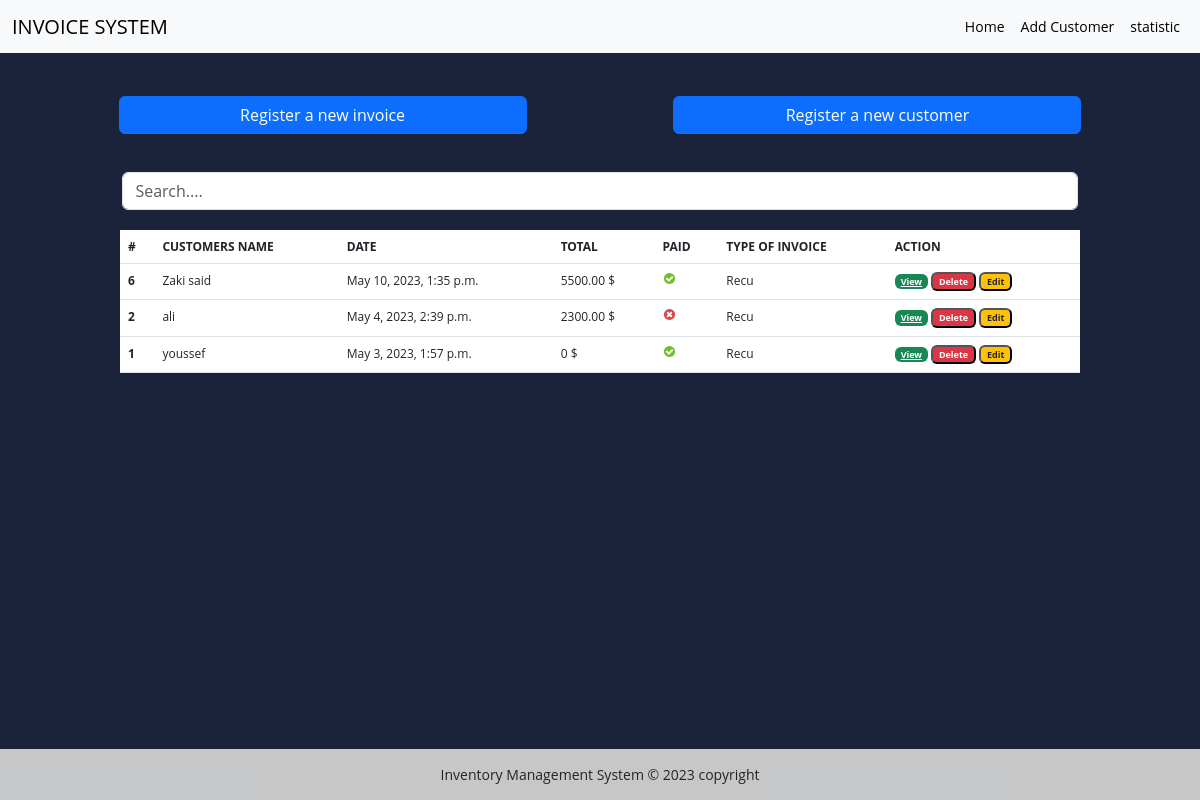
The page / on the database its author committed.
### stock/models.py (models this page shows, shortened)
class Invoice(models.Model):
    INVOICE_TYPES = (
        ('R', 'Recu'),
        ('p', 'Proforma Facture'),
        ('F', 'Facture'),
    )
    customer = models.ForeignKey(Customer, on_delete=models.PROTECT)
    save_by = models.ForeignKey(User, on_delete=models.PROTECT)
    invoice_date_time = models.DateTimeField(auto_now_add=True)
    total = models.DecimalField(max_digits=10000, decimal_places=2)
    last_update = models.DateTimeField(auto_now=True)
    paid = models.BooleanField(default=False)
    invoice_type = models.CharField(max_length=1, choices=INVOICE_TYPES)
    comments = models.TextField(max_length=1000, null=True, blank=True)
    class Meta:
        verbose_name = "Invoice"
        verbose_name_plural = "Invoices"
    @property
    def get_total(self):
        articles = self.article_set.all()
        total = sum(article.get_total for article in articles)
        return total

class Customer(models.Model):
    SEX_TYPES = (
        ('Homme', 'Homme'),
        ('Femme', 'Femme'),
    )
    name = models.CharField(max_length=64, null=False)
    email = models.EmailField()
    phone = models.CharField(max_length=132)
    adresse = models.CharField(max_length=64)
    sex = models.CharField(max_length=10, choices=SEX_TYPES)
    age = models.CharField(max_length=12)
    zip_code = models.CharField(max_length=16)
    city = models.CharField(max_length=64)
    created_date = models.DateTimeField(auto_now_add=True)
    save_by = models.ForeignKey(User, on_delete=models.PROTECT)
    class Meta:
        verbose_name = "Customer"
        verbose_name_plural = "Customers"

class Article(models.Model):
    invoice = models.ForeignKey(Invoice, on_delete=models.CASCADE)
    name = models.CharField(max_length=64)
    quantity = models.IntegerField()
    unit_price = models.DecimalField(max_digits=1000, decimal_places=2)
    total = models.DecimalField(max_digits=1000, decimal_places=2)
    class Meta:
        verbose_name = "Article"
        verbose_name_plural = "Articles"
    @property
    def get_total(self):
        total = self.quantity * self.unit_price
        return total

### stock/views.py (the view, shortened to what this page needs)
# urls.py: 2. Add a URL to urlpatterns:  path('', views.home, name='home')
def home(request):
    invoices = Invoice.objects.select_related('customer', 'save_by').all().order_by('-invoice_date_time')
    page_num = request.GET.get("page")
    paginator = Paginator(invoices, 8)
    try:
        invoices = paginator.page(page_num)
    except PageNotAnInteger:
        invoices = paginator.page(1)
    except EmptyPage:
        invoices = paginator.page(paginator.num_pages)
    context = {
        'invoices': invoices,
    }
    return render(request, 'dashboared.html', context)

### stock/templates/dashboared.html (shortened to what this page needs)
{% extends "main.html" %}
{% load static %}
{% load i18n %}
{% block content %}
<br><br>
<div class="row justify-content-center">
   <a href="{% url 'addinvoice' %}" class="btn col-md-4 btn-primary" style="margin-top:5px">
      Register a new invoice
   </a>
   <a href='#' class="col-md-1" style="width:12%">
   </a>
   <a href="{% url 'addcustomer' %}" class="btn col-md-4 btn-primary" style="margin-top:5px">
       Register a new customer
   </a>
</div>
<br> <br>
<div class="row justify-content-center">
<div class="form-group " style="margin-bottom:20px;width:80%">
   <input id="search" class="form-control" type="text" placeholder="Search....">
</div>
<div class="row justify-content-center">
   <table class="table" style="background: #1a243a;color: #bcd0f7;font-size: .75rem;width:80%">
      <thead>
         <tr>
            <th scope="col">#</th>
            <th scope="col">CUSTOMERS NAME</th>
            <th scope="col">DATE</th>
            <th scope="col">TOTAL</th>
            <th scope="col">PAID</th>
            <th scope="col">TYPE OF INVOICE</th>
            <th scope="col">ACTION</th>
         </tr>
      </thead>
      <tbody id="myTable">
         {% if invoices %}
         {% for facture in invoices %}
         <tr>
            <th scope="row">{{ facture.pk }}</th>
            <td>{{facture.customer.name}}</td>
            <td>{{facture.invoice_date_time}}</td>
            <td>{{ facture.get_total }} $ </td>
            <td>
               {% if facture.paid %}
               <img src="{% static 'images/icon-yes.svg' %}" alt="True">
               {% else %}
               <img src="{% static 'images/icon-no.svg' %}" alt="False">
               {% endif %}
            </td>
            <td>{{facture.get_invoice_type_display }}</td>
            <td>
               <a href="{% url 'viewinvoice' facture.pk %}" title="Detail" class="badge text-white bg-success">View</a>
               <a href="{% url 'delete' facture.pk  %}"><button id="btn-invoice-sup" type="button" data-toggle="modal" data-target="#supprimer"
                  class="badge text-white bg-danger" >Delete </button></a>
               <a href=#"><button id="btn-invoice-mod" type="button" data-toggle="modal" title="Modifier" data-target="#modifier" class="badge text-dark bg-warning">Edit
               </button></a>
            </td>
         </tr>
         {% endfor %}
      </tbody>
   </table>
   </div>
     {% else %}
          <p style="color:red;margin-top:150;" class="text-center">No product available </p>
     {% endif %}
</div>
<br><br>
{% endblock %}

### stock/templates/main.html (shortened to what this page needs)
{% load static %}
<html lang="en">
  <head>
    <link href="https://cdn.jsdelivr.net/npm/bootstrap@5.3.0-alpha1/dist/css/bootstrap.min.css" rel="stylesheet">
    <link href="{% static 'fontawesomefree/css/fontawesome.css' %}" rel="stylesheet" type="text/css">
    <link href="{% static 'fontawesomefree/css/brands.css' %}" rel="stylesheet" type="text/css">
    <link href="{% static 'fontawesomefree/css/solid.css' %}" rel="stylesheet" type="text/css">
    <link rel="stylesheet" type="text/css" href="{% static '/css/style.css' %}">
  </head>
  <body  class="d-flex flex-column min-vh-90" style="font: 400 .875rem 'Open Sans', sans-serif;color: #bcd0f7;background: #1A233A;position: relative;height: 100%;">
{% include 'navbar.html' %}
{% block content %}
{% endblock %}
<footer class="mt-auto bg-light text-center text-dark">
    <div class="text-center p-3" style="background-color: rgba(0, 0, 0, 0.2);">
      Inventory Management System © 2023 copyright
    </div>
  </footer>
  </body>
</html>

### stock/templates/navbar.html (shortened to what this page needs)
{% load static %}
<nav class="navbar navbar-expand-lg bg-body-tertiary">
  <div class="container-fluid">
    <a class="navbar-brand" href="{% url 'home' %}">INVOICE SYSTEM</a>
    <div class="collapse navbar-collapse" id="navbarSupportedContent">
      <div class="ms-auto">
       <ul class="navbar-nav me-auto mb-2 mb-lg-0">
         <li class="nav-item">
             <a class="nav-link active" aria-current="page" href="{% url 'home' %}">Home</a>
          </li>
          <li class="nav-item">
             <a class="nav-link active" aria-current="page" href="{% url 'addcustomer' %}">Add Customer</a>
          </li>
         <li class="nav-item">
             <a class="nav-link active" aria-current="page" href="#">statistic</a>
          </li>
       </ul>
      </div>
    </div>
  </div>
</nav>

### rows shown on the page
Invoice: pk "6", customer.name "Zaki said", invoice_date_time "May 10, 2023, 1:35 p.m.", get_total "5500.00", paid True (drawn), invoice_type "Recu"
Invoice: pk "2", customer.name "ali", invoice_date_time "May 4, 2023, 2:39 p.m.", get_total "2300.00", paid False (drawn), invoice_type "Recu"
Invoice: pk "1", customer.name "youssef", invoice_date_time "May 3, 2023, 1:57 p.m.", get_total "0", paid True (drawn), invoice_type "Recu"
